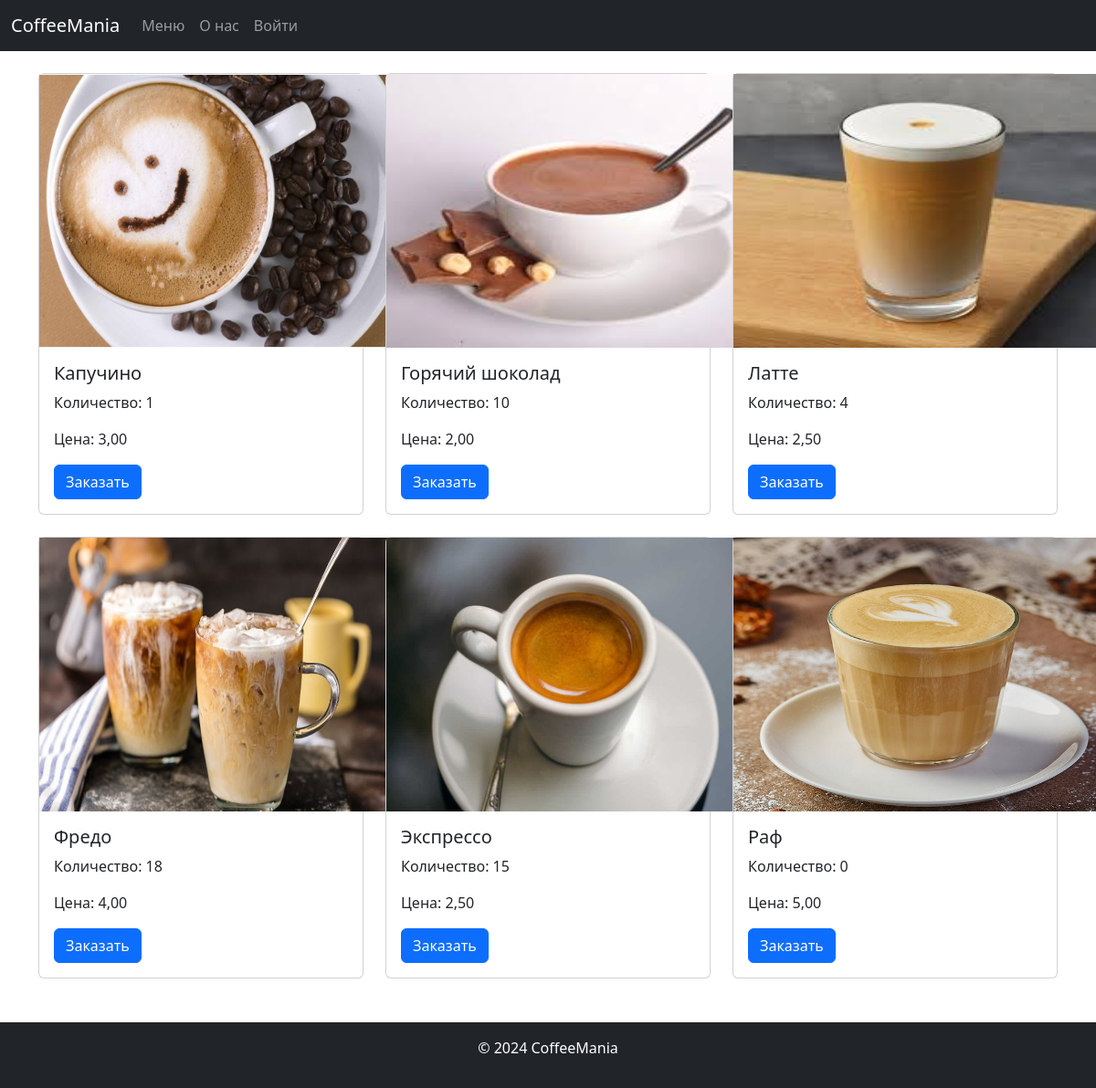
The app's page /menu/ with its own data.
### coffee/models.py (models this page shows, shortened)
class Drink(models.Model):
    name = models.CharField(max_length=100)
    price = models.DecimalField(max_digits=5, decimal_places=2)
    available_portions = models.PositiveIntegerField(default=0)
    ingredients = models.ManyToManyField(Ingredient, related_name='drinks')
    photo = models.ImageField(upload_to='images/%Y/%m/%d/', default=True, verbose_name='Фото')

### coffee/views.py (the view)
# urls.py: path('menu/', views.menu, name="menu"),
def menu(request):
    posts = Drink.objects.all()
    return render(request, 'pages/menu.html', {'posts': posts, 'title': "Меню"})

### coffee/templates/pages/menu.html (shortened to what this page needs)
{% extends 'pages/base.html' %}
{% load static %}
{% block content %}
<div class="row">
    {% for p in posts %}
        <div class="col-md-4 mb-4">
            <div class="card h-100">
                {% if p.photo %}
                    <img src="{{ p.photo.url }}" alt="Post Image" style="width:415px; height:300px;">
                {% endif %}
                <div class="card-body">
                    <h5 class="card-title">{{ p.name }}</h5>
                    <p class="card-text">Количество: {{ p.available_portions }}</p>
                    <p class="card-text">Цена: {{ p.price }}</p>
                    <button class="btn btn-primary" data-bs-toggle="modal" data-bs-target="#orderModal{{ p.id }}">Заказать</button>
                </div>
            </div>
        </div>
    {% endfor %}
</div>
{% endblock content %}

### coffee/templates/pages/base.html (shortened to what this page needs)
<!DOCTYPE html>
<html lang="en">
<head>
    <link href="https://cdn.jsdelivr.net/npm/bootstrap@5.3.3/dist/css/bootstrap.min.css" rel="stylesheet">
</head>
<body>
    <nav class="navbar navbar-expand-lg navbar-dark bg-dark">
        <div class="container-fluid">
            <a class="navbar-brand" href="{% url 'main' %}">CoffeeMania</a>
            <div class="collapse navbar-collapse" id="navbarNav">
                <ul class="navbar-nav">
                    <li class="nav-item">
                        <a class="nav-link" href="{% url 'menu' %}">Меню</a>
                    </li>
                    <li class="nav-item">
                        <a class="nav-link" href="{% url 'about' %}">О нас</a>
                    </li>
                    {% if not user.is_authenticated %}
                        <li class="nav-item">
                            <a class="nav-link" href="{% url 'login' %}">Войти</a>
                        </li>
                    {% endif %}
                </ul>
            </div>
        </div>
    </nav>
    <main class="container mt-4">
        {% block content %}{% endblock %}
    </main>
    <footer class="bg-dark text-white text-center py-3 mt-4">
        <p>&copy; 2024 CoffeeMania</p>
    </footer>
</body>
</html>

### records on screen
Drink: photo (picture), name "Капучино", available_portions "1", price "3,00"
Drink: photo (picture), name "Горячий шоколад", available_portions "10", price "2,00"
Drink: photo (picture), name "Латте", available_portions "4", price "2,50"
Drink: photo (picture), name "Фредо", available_portions "18", price "4,00"
Drink: photo (picture), name "Экспрессо", available_portions "15", price "2,50"
Drink: photo (picture), name "Раф", available_portions "0", price "5,00"
